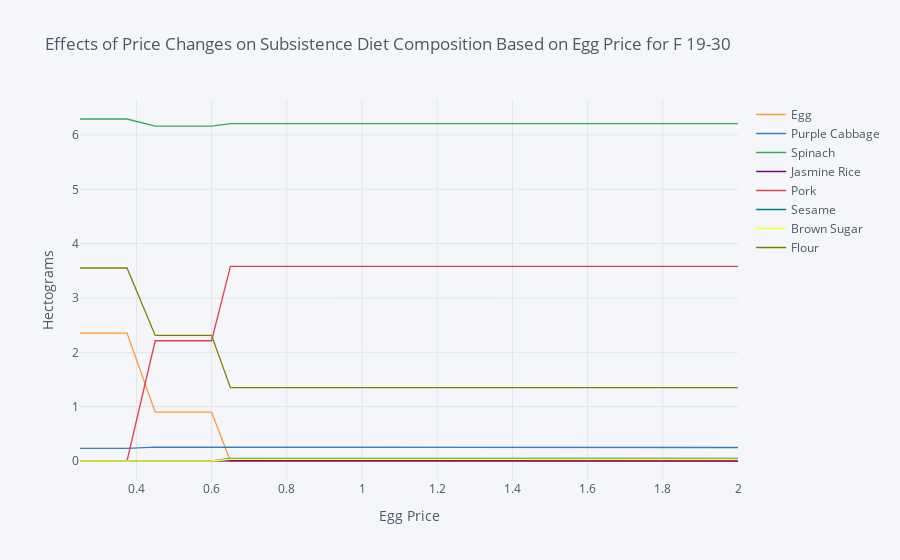
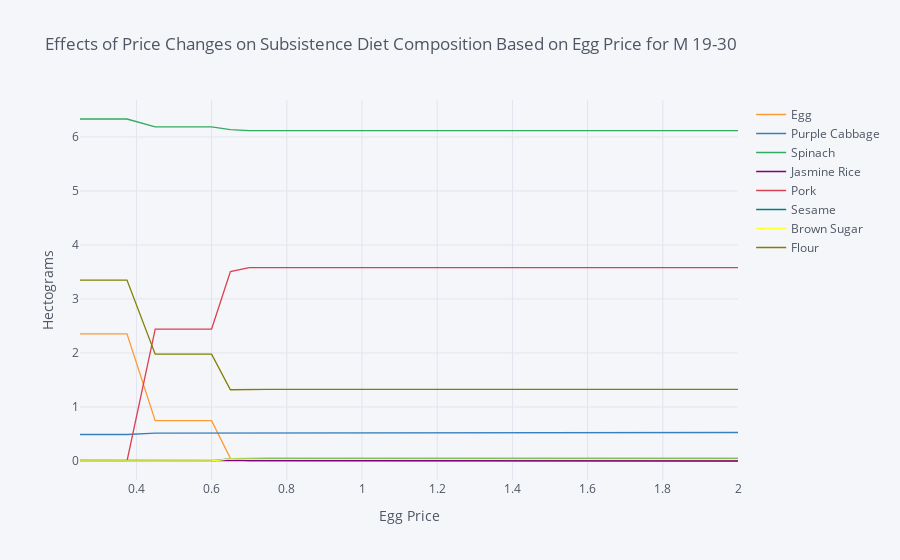

These figures' notebook cell, in order:
### Markdown cell above
### Effects of Price Changes on Subsistence Diet Composition

### Code cell
# examine effects of price change on subsistence diet cost for T-toust, the cheapest option
# for men and women aged 19-30
import cufflinks as cf
cf.go_offline()

ReferenceGood = 'Egg'

group_pc = ['F 19-30', 'M 19-30']

for group in group_pc: 

    scale = [0.5,0.75,0.9,1.,1.1,1.2,1.3,1.4,1.5,2,4]

    cost0 = solve_subsistence_problem(ing_res[1],ing_prices[1],dri_min[group],dri_max[group],tol=tol).fun

    my_p = ing_prices[1].copy()
    diet = {}
    for s in scale:
        my_p[ReferenceGood] = ing_prices[1][ReferenceGood]*s
        result = solve_subsistence_problem(ing_res[1],my_p,dri_min[group],dri_max[group],tol=tol)
        diet[my_p[ReferenceGood]] = result.diet

    Diet_response = pd.DataFrame(diet).T
    Diet_response.index.name = '%s Price' % ReferenceGood

    Diet_response.reset_index(inplace=True)

    # Get rid of units for index (cufflinks chokes)
    # Diet_response['%s Price' % ReferenceGood] = Diet_response['%s Price' % ReferenceGood].apply(lambda x: x.magnitude)

    Diet_response = Diet_response.set_index('%s Price' % ReferenceGood)

    # Just look at goods consumed in quantities greater than error tolerance
    Diet_response.loc[:,(Diet_response>tol).sum()>0].iplot(xTitle='%s Price' % ReferenceGood,yTitle='Hectograms',
                                                          title='Effects of Price Changes on Subsistence Diet Composition Based on Egg Price for '+group)

### Figure 1 — Plotly figure (JSON) as saved in the notebook; plotly's stock layout.template omitted (floating-point values rounded to 4 significant figures)
{"data": [{"line": {"color": "rgba(255, 153, 51, 1.0)", "dash": "solid", "shape": "linear", "width": 1.3}, "mode": "lines", "name": "Egg", "text": "", "type": "scatter", "x": [0.25, 0.375, 0.45, 0.5, 0.55, 0.6, 0.65, 0.7, 0.75, 1, 2], "y": [2.353, 2.353, 0.8991, 0.8991, 0.8991, 0.8991, 3.196e-09, 3.631e-09, 1.106e-10, 2.864e-08, 5.158e-09]}, {"line": {"color": "rgba(55, 128, 191, 1.0)", "dash": "solid", "shape": "linear", "width": 1.3}, "mode": "lines", "name": "Purple Cabbage ", "text": "", "type": "scatter", "x": [0.25, 0.375, 0.45, 0.5, 0.55, 0.6, 0.65, 0.7, 0.75, 1, 2], "y": [0.2337, 0.2337, 0.2563, 0.2563, 0.2563, 0.2563, 0.2484, 0.2484, 0.2484, 0.2484, 0.2484]}, {"line": {"color": "rgba(50, 171, 96, 1.0)", "dash": "solid", "shape": "linear", "width": 1.3}, "mode": "lines", "name": "Spinach ", "text": "", "type": "scatter", "x": [0.25, 0.375, 0.45, 0.5, 0.55, 0.6, 0.65, 0.7, 0.75, 1, 2], "y": [6.294, 6.294, 6.162, 6.162, 6.162, 6.162, 6.208, 6.208, 6.208, 6.208, 6.208]}, {"line": {"color": "rgba(128, 0, 128, 1.0)", "dash": "solid", "shape": "linear", "width": 1.3}, "mode": "lines", "name": "Jasmine Rice", "text": "", "type": "scatter", "x": [0.25, 0.375, 0.45, 0.5, 0.55, 0.6, 0.65, 0.7, 0.75, 1, 2], "y": [0.004646, 0.004646, 1.657e-09, 6.102e-08, 5.047e-12, 6.155e-11, 5.274e-10, 2.348e-10, 5.552e-12, 2.562e-09, 2.936e-09]}, {"line": {"color": "rgba(219, 64, 82, 1.0)", "dash": "solid", "shape": "linear", "width": 1.3}, "mode": "lines", "name": "Pork", "text": "", "type": "scatter", "x": [0.25, 0.375, 0.45, 0.5, 0.55, 0.6, 0.65, 0.7, 0.75, 1, 2], "y": [5.069e-08, 8.455e-08, 2.213, 2.213, 2.213, 2.213, 3.582, 3.582, 3.582, 3.582, 3.582]}, {"line": {"color": "rgba(0, 128, 128, 1.0)", "dash": "solid", "shape": "linear", "width": 1.3}, "mode": "lines", "name": "Sesame ", "text": "", "type": "scatter", "x": [0.25, 0.375, 0.45, 0.5, 0.55, 0.6, 0.65, 0.7, 0.75, 1, 2], "y": [1.585e-09, 4.068e-10, 1.329e-09, 2.459e-09, 4.202e-11, 3.226e-11, 0.04615, 0.04615, 0.04615, 0.04615, 0.04615]}, {"line": {"color": "rgba(255, 255, 51, 1.0)", "dash": "solid", "shape": "linear", "width": 1.3}, "mode": "lines", "name": "Brown Sugar", "text": "", "type": "scatter", "x": [0.25, 0.375, 0.45, 0.5, 0.55, 0.6, 0.65, 0.7, 0.75, 1, 2], "y": [1.046e-08, 2.202e-09, 4.545e-09, 2.311e-09, 2.553e-10, 4.34e-10, 0.03196, 0.03196, 0.03196, 0.03196, 0.03196]}, {"line": {"color": "rgba(128, 128, 0, 1.0)", "dash": "solid", "shape": "linear", "width": 1.3}, "mode": "lines", "name": "Flour", "text": "", "type": "scatter", "x": [0.25, 0.375, 0.45, 0.5, 0.55, 0.6, 0.65, 0.7, 0.75, 1, 2], "y": [3.552, 3.552, 2.311, 2.311, 2.311, 2.311, 1.351, 1.351, 1.351, 1.351, 1.351]}], "layout": {"legend": {"bgcolor": "#F5F6F9", "font": {"color": "#4D5663"}}, "paper_bgcolor": "#F5F6F9", "plot_bgcolor": "#F5F6F9", "title": {"font": {"color": "#4D5663"}, "text": "Effects of Price Changes on Subsistence Diet Composition Based on Egg Price for F 19-30"}, "xaxis": {"gridcolor": "#E1E5ED", "showgrid": true, "tickfont": {"color": "#4D5663"}, "title": {"font": {"color": "#4D5663"}, "text": "Egg Price"}, "zerolinecolor": "#E1E5ED"}, "yaxis": {"gridcolor": "#E1E5ED", "showgrid": true, "tickfont": {"color": "#4D5663"}, "title": {"font": {"color": "#4D5663"}, "text": "Hectograms"}, "zerolinecolor": "#E1E5ED"}}}

### Figure 2 — Plotly figure (JSON) as saved in the notebook; plotly's stock layout.template omitted (floating-point values rounded to 4 significant figures)
{"data": [{"line": {"color": "rgba(255, 153, 51, 1.0)", "dash": "solid", "shape": "linear", "width": 1.3}, "mode": "lines", "name": "Egg", "text": "", "type": "scatter", "x": [0.25, 0.375, 0.45, 0.5, 0.55, 0.6, 0.65, 0.7, 0.75, 1, 2], "y": [2.353, 2.353, 0.7481, 0.7481, 0.7481, 0.7481, 0.04879, 2.235e-09, 7.48e-08, 1.752e-09, 3.9e-12]}, {"line": {"color": "rgba(55, 128, 191, 1.0)", "dash": "solid", "shape": "linear", "width": 1.3}, "mode": "lines", "name": "Purple Cabbage ", "text": "", "type": "scatter", "x": [0.25, 0.375, 0.45, 0.5, 0.55, 0.6, 0.65, 0.7, 0.75, 1, 2], "y": [0.4902, 0.4902, 0.5152, 0.5152, 0.5152, 0.5152, 0.5243, 0.5273, 0.5273, 0.5273, 0.5273]}, {"line": {"color": "rgba(50, 171, 96, 1.0)", "dash": "solid", "shape": "linear", "width": 1.3}, "mode": "lines", "name": "Spinach ", "text": "", "type": "scatter", "x": [0.25, 0.375, 0.45, 0.5, 0.55, 0.6, 0.65, 0.7, 0.75, 1, 2], "y": [6.332, 6.332, 6.187, 6.187, 6.187, 6.187, 6.134, 6.116, 6.116, 6.116, 6.116]}, {"line": {"color": "rgba(128, 0, 128, 1.0)", "dash": "solid", "shape": "linear", "width": 1.3}, "mode": "lines", "name": "Jasmine Rice", "text": "", "type": "scatter", "x": [0.25, 0.375, 0.45, 0.5, 0.55, 0.6, 0.65, 0.7, 0.75, 1, 2], "y": [0.0113, 0.0113, 2.249e-08, 2.22e-08, 2.457e-08, 4.323e-08, 5.437e-09, 1.424e-12, 7.351e-11, 2.963e-10, 1.061e-12]}, {"line": {"color": "rgba(219, 64, 82, 1.0)", "dash": "solid", "shape": "linear", "width": 1.3}, "mode": "lines", "name": "Pork", "text": "", "type": "scatter", "x": [0.25, 0.375, 0.45, 0.5, 0.55, 0.6, 0.65, 0.7, 0.75, 1, 2], "y": [3.23e-10, 4.588e-10, 2.443, 2.443, 2.443, 2.443, 3.508, 3.582, 3.582, 3.582, 3.582]}, {"line": {"color": "rgba(0, 128, 128, 1.0)", "dash": "solid", "shape": "linear", "width": 1.3}, "mode": "lines", "name": "Sesame ", "text": "", "type": "scatter", "x": [0.25, 0.375, 0.45, 0.5, 0.55, 0.6, 0.65, 0.7, 0.75, 1, 2], "y": [9.616e-12, 1.169e-12, 2.255e-09, 2.999e-09, 5.642e-09, 2.84e-08, 0.04238, 0.04683, 0.04683, 0.04683, 0.04683]}, {"line": {"color": "rgba(255, 255, 51, 1.0)", "dash": "solid", "shape": "linear", "width": 1.3}, "mode": "lines", "name": "Brown Sugar", "text": "", "type": "scatter", "x": [0.25, 0.375, 0.45, 0.5, 0.55, 0.6, 0.65, 0.7, 0.75, 1, 2], "y": [6.509e-11, 7.941e-12, 1.489e-08, 2.085e-08, 4.323e-08, 3.517e-07, 0.03892, 0.03208, 0.03209, 0.03208, 0.03208]}, {"line": {"color": "rgba(128, 128, 0, 1.0)", "dash": "solid", "shape": "linear", "width": 1.3}, "mode": "lines", "name": "Flour", "text": "", "type": "scatter", "x": [0.25, 0.375, 0.45, 0.5, 0.55, 0.6, 0.65, 0.7, 0.75, 1, 2], "y": [3.349, 3.349, 1.978, 1.978, 1.978, 1.978, 1.319, 1.327, 1.327, 1.327, 1.327]}], "layout": {"legend": {"bgcolor": "#F5F6F9", "font": {"color": "#4D5663"}}, "paper_bgcolor": "#F5F6F9", "plot_bgcolor": "#F5F6F9", "title": {"font": {"color": "#4D5663"}, "text": "Effects of Price Changes on Subsistence Diet Composition Based on Egg Price for M 19-30"}, "xaxis": {"gridcolor": "#E1E5ED", "showgrid": true, "tickfont": {"color": "#4D5663"}, "title": {"font": {"color": "#4D5663"}, "text": "Egg Price"}, "zerolinecolor": "#E1E5ED"}, "yaxis": {"gridcolor": "#E1E5ED", "showgrid": true, "tickfont": {"color": "#4D5663"}, "title": {"font": {"color": "#4D5663"}, "text": "Hectograms"}, "zerolinecolor": "#E1E5ED"}}}
